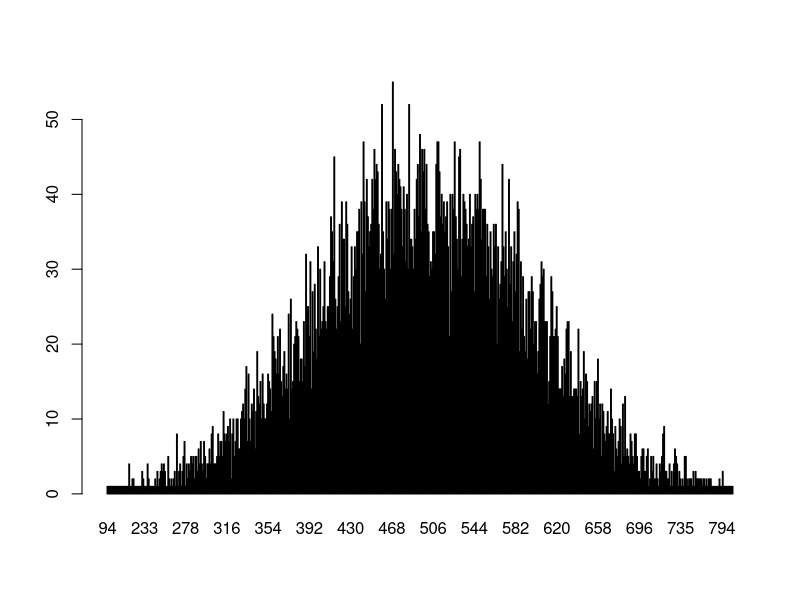

This figure's R source:
#Basic Exercise

#3. Write a R program to create a sequence of numbers from 20 to 50 and find the mean of numbers from 20 to 60 and sum of numbers from 51 to 91. 

secuencia = seq(20,50)
media = mean(20:60)
suma = sum(51:91)

#4. Write a R program to create a vector which contains 10 random integer values between -50 and +50.

v = sample(-50:50, 10, replace=TRUE)
print(v)

#5. Write a R program to get the first 10 Fibonacci numbers.

Fibonacci <- numeric(10)
Fibonacci[1] <- Fibonacci[2] <- 1
for (i in 3:10) Fibonacci[i] <- Fibonacci[i - 2] + Fibonacci[i - 1]
  print(Fibonacci[i])

#7. Write a R program to print the numbers from 1 to 100 and print "Fizz" for multiples of 3, print "Buzz" for multiples of 5, and print "FizzBuzz" for multiples of both.
  
  for (n in 1:100) {
    if (n %% 3 == 0 & n %% 5 == 0) {print("FizzBuzz")}
    else if (n %% 3 == 0) {print("Fizz")}
    else if (n %% 5 == 0) {print("Buzz")}
    else print(n)
  }
  

#9. Write a R program to find the factors of a given number.
  
  print_factors = function(n) {
    print(paste("The factors of",n,"are:"))
    for(i in 1:n) {
      if((n %% i) == 0) {
        print(i)
      }
    }
  }
  print_factors(4)
  print_factors(7)
  print_factors(12)

#10. Write a R program to find the maximum and the minimum value of a given vector.
  
  nums = c(10, 20, 30, 40, 50, 60)
  print('Original vector:')
  print(nums)   
  print(paste("Maximum value of the said vector:",max(nums)))
  print(paste("Minimum value of the said vector:",min(nums)))

#13. Write a R program to create a list of random numbers in normal distribution and count occurrences of each value.
  
nums = c(10, 20, 30, 40, 50, 60)
print('Original vector:')
print(nums)   
print(paste("Maximum value of the said vector:",max(nums)))
print(paste("Minimum value of the said vector:",min(nums)))

#15. Write a R program to create three vectors numeric data, character data and logical data. Display the content of the vectors and their type.

a = c(1, 2, 5, 3, 4, 0, -1, -3)
b = c("Red", "Green", "White")
c = c(TRUE, TRUE, TRUE, FALSE, TRUE, FALSE)
print(a)
print(typeof(a))
print(b)
print(typeof(b))
print(c)
print(typeof(c))

#22. Write a R program to create  bell curve of a random normal distribution. 

n = floor(rnorm(10000, 500, 100))
t = table(n)
barplot(t)

#25. Write a R program to create a Dataframes which contain details of 5 employees and display the details

Employees = data.frame(Name=c("Anastasia S","Dima R","Katherine S", "JAMES A","LAURA MARTIN"),
                       Gender=c("M","M","F","F","M"),
                       Age=c(23,22,25,26,32),
                       Designation=c("Clerk","Manager","Exective","CEO","ASSISTANT"),
                       SSN=c("123-34-2346","123-44-779","556-24-433","123-98-987","679-77-576")
)
print("Details of the employees:")                      
print(Employees)

#26. Write a R program to create a Data Frames which contain details of 5 employees and display summary of the data

Employees = data.frame(Name=c("Anastasia S","Dima R","Katherine S", "JAMES A","LAURA MARTIN"),
                       Gender=c("M","M","F","F","M"),
                       Age=c(23,22,25,26,32),
                       Designation=c("Clerk","Manager","Exective","CEO","ASSISTANT"),
                       SSN=c("123-34-2346","123-44-779","556-24-433","123-98-987","679-77-576")
)
print("Summary of the data:")                      
print(summary(Employees))